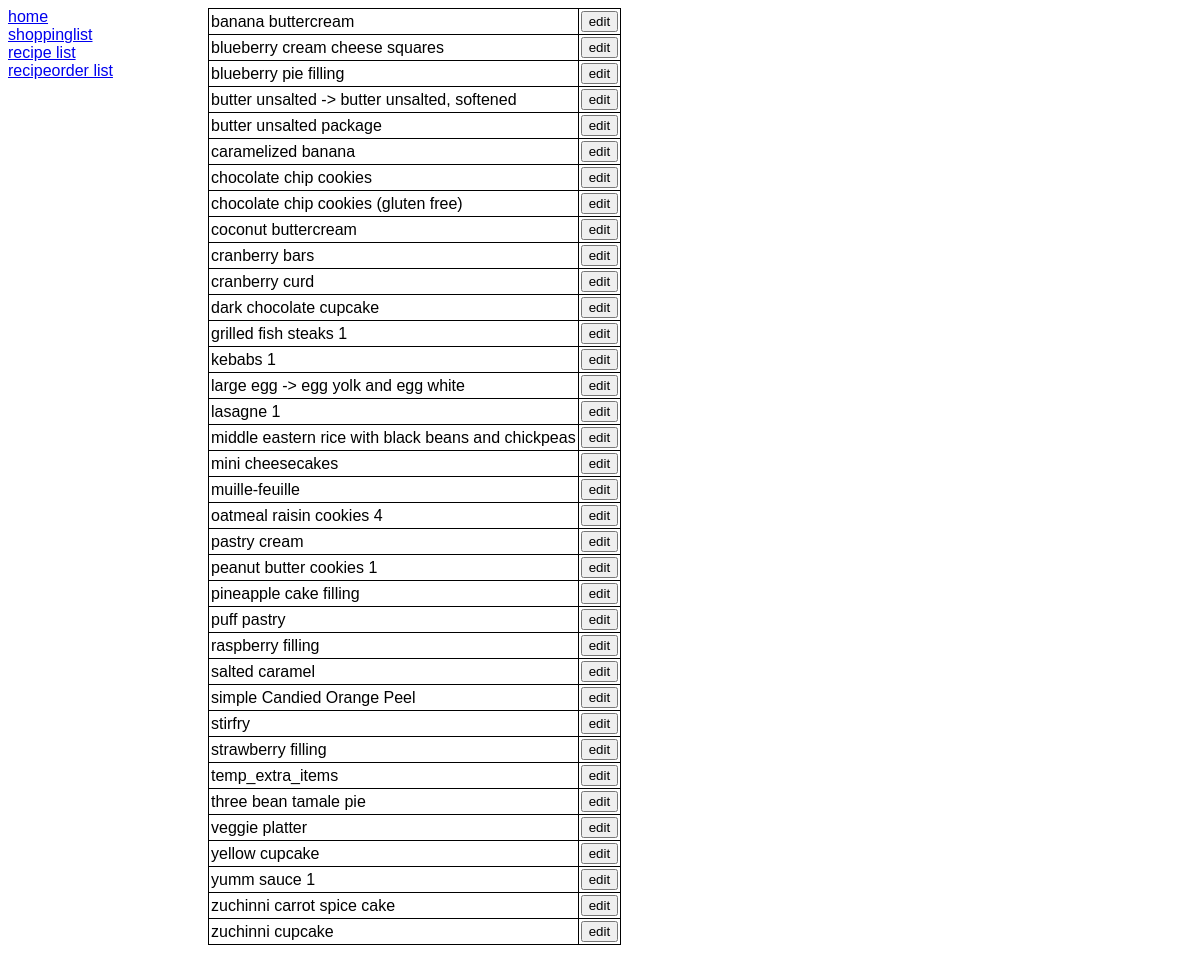
/kitchen/recipe_list/, run on an earlier commit of the app's database.
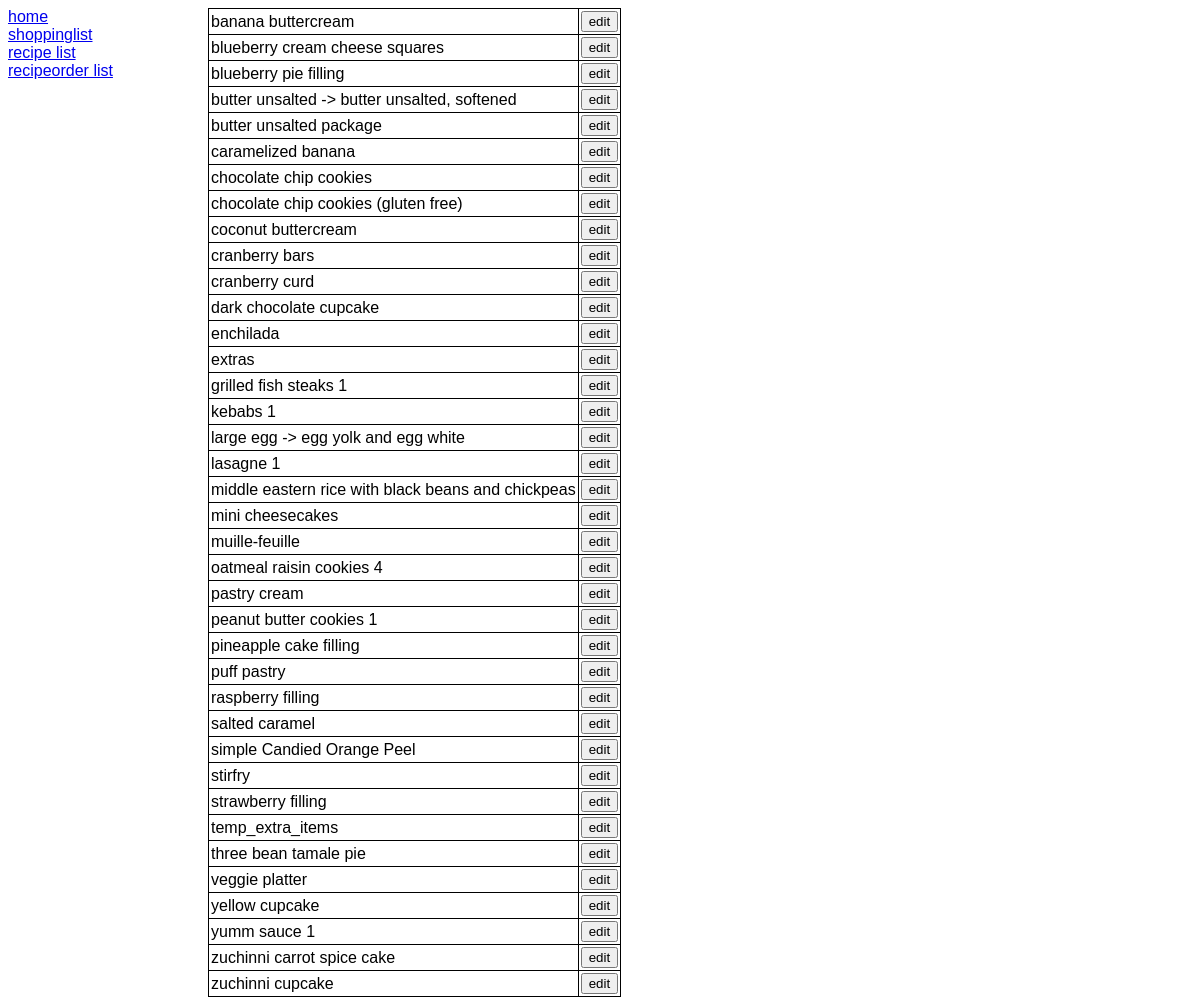
And on a later commit of the database.
### kitchen/models.py (models this page shows, shortened)
class Recipe(models.Model):
    name = models.CharField(max_length=256)
    source = models.CharField(max_length=256, blank=True)
    lcm = models.FloatField(default=1.0)
    ingredients = models.ManyToManyField(Item, through='Ingredient')
    text = models.TextField(blank=True)
    class Meta:
        ordering = ('name',)

### kitchen/views.py (the view)
# urls.py: url(r'recipe_list/$',          views.recipe_list,      name='recipe_list'),
def recipe_list(request):
    recipes = Recipe.objects.all()
    return render(request, 'kitchen/recipe_list.html', {'recipes':recipes})

### kitchen/templates/kitchen/recipe_list.html (shortened to what this page needs)
<html>
{% extends "kitchen/base.html" %}
{% block content %}
<table>
{% for r in recipes %}
<tr>
	<td>{{ r.name }}</td>
	<td>
		<form action="{% url 'kitchen:recipe_edit' r.id %}" method="post">
			<input type="submit" value="edit">
		</form>
	</td>
</tr>
{% endfor %}
</table>
{% endblock %}

### kitchen/templates/kitchen/base.html (shortened to what this page needs)
{% load staticfiles %}
<html>
	<head>
		<link rel="stylesheet" type="text/css" href="{% static "kitchen/style.css" %}"/>
	</head>
	<body>
		<div class="left">
			<a href="{% url 'kitchen:index' %}">home</a><br>
			<a href="{% url 'kitchen:shoppinglist' %}">shoppinglist</a><br>
			<a href="{% url 'kitchen:recipe_list' %}">recipe list</a><br>
			<a href="{% url 'kitchen:recipeorder_list' %}">recipeorder list</a><br>
		</div>
		<div class="center">
			{% block content %}
			{% endblock %}
		</div>
	</body>
</html>

### kitchen/static/kitchen/style.css (style rules this page uses)
body { font-family: arial; }
table, td, th { border: 1px solid black; border-collapse: collapse; }
td, th { padding: 2px; }

What changed in the data, as far as the page shows it:
added Recipe: name "enchilada"
added Recipe: name "extras"
